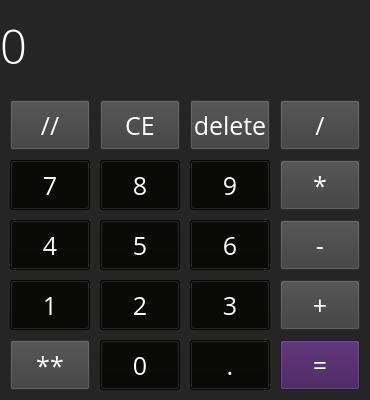
<?xml version="1.0" encoding="UTF-8"?>
<ui version="4.0">
 <class>MainWindow</class>
 <widget class="QMainWindow" name="MainWindow">
  <property name="geometry">
   <rect>
    <x>0</x>
    <y>0</y>
    <width>370</width>
    <height>400</height>
   </rect>
  </property>
  <property name="windowTitle">
   <string>Calculator</string>
  </property>
  <property name="styleSheet">
   <string notr="true">background-color: rgb(37, 37, 37);</string>
  </property>
  <widget class="QWidget" name="centralwidget">
   <widget class="QLabel" name="label_result">
    <property name="geometry">
     <rect>
      <x>0</x>
      <y>0</y>
      <width>371</width>
      <height>90</height>
     </rect>
    </property>
    <property name="font">
     <font>
      <family>Open Sans Light</family>
      <pointsize>35</pointsize>
      <weight>50</weight>
      <italic>false</italic>
      <bold>false</bold>
      <underline>false</underline>
      <strikeout>false</strikeout>
     </font>
    </property>
    <property name="styleSheet">
     <string notr="true">color: rgb(255, 255, 255);</string>
    </property>
    <property name="text">
     <string>0</string>
    </property>
    <property name="margin">
     <number>15</number>
    </property>
   </widget>
   <widget class="QPushButton" name="btn_division_without_remainder">
    <property name="geometry">
     <rect>
      <x>10</x>
      <y>100</y>
      <width>80</width>
      <height>50</height>
     </rect>
    </property>
    <property name="font">
     <font>
      <family>Open Sans</family>
      <pointsize>19</pointsize>
     </font>
    </property>
    <property name="styleSheet">
     <string notr="true">background-color: rgb(61, 61, 61);
color: rgb(255, 255, 255);</string>
    </property>
    <property name="text">
     <string>//</string>
    </property>
   </widget>
   <widget class="QPushButton" name="btn_CE">
    <property name="geometry">
     <rect>
      <x>100</x>
      <y>100</y>
      <width>80</width>
      <height>50</height>
     </rect>
    </property>
    <property name="font">
     <font>
      <family>Open Sans</family>
      <pointsize>19</pointsize>
     </font>
    </property>
    <property name="styleSheet">
     <string notr="true">background-color: rgb(61, 61, 61);
color: rgb(255, 255, 255);</string>
    </property>
    <property name="text">
     <string>CE</string>
    </property>
   </widget>
   <widget class="QPushButton" name="btn_delete">
    <property name="geometry">
     <rect>
      <x>190</x>
      <y>100</y>
      <width>80</width>
      <height>50</height>
     </rect>
    </property>
    <property name="font">
     <font>
      <family>Open Sans</family>
      <pointsize>19</pointsize>
     </font>
    </property>
    <property name="styleSheet">
     <string notr="true">background-color: rgb(61, 61, 61);
color: rgb(255, 255, 255);</string>
    </property>
    <property name="text">
     <string>delete</string>
    </property>
   </widget>
   <widget class="QPushButton" name="btn_seven">
    <property name="geometry">
     <rect>
      <x>10</x>
      <y>160</y>
      <width>80</width>
      <height>50</height>
     </rect>
    </property>
    <property name="font">
     <font>
      <family>Open Sans</family>
      <pointsize>19</pointsize>
     </font>
    </property>
    <property name="styleSheet">
     <string notr="true">background-color: rgb(7, 7, 6);
color: rgb(255, 255, 255);</string>
    </property>
    <property name="text">
     <string>7</string>
    </property>
   </widget>
   <widget class="QPushButton" name="btn_eight">
    <property name="geometry">
     <rect>
      <x>100</x>
      <y>160</y>
      <width>80</width>
      <height>50</height>
     </rect>
    </property>
    <property name="font">
     <font>
      <family>Open Sans</family>
      <pointsize>19</pointsize>
     </font>
    </property>
    <property name="styleSheet">
     <string notr="true">background-color: rgb(7, 7, 6);
color: rgb(255, 255, 255);</string>
    </property>
    <property name="text">
     <string>8</string>
    </property>
   </widget>
   <widget class="QPushButton" name="btn_nine">
    <property name="geometry">
     <rect>
      <x>190</x>
      <y>160</y>
      <width>80</width>
      <height>50</height>
     </rect>
    </property>
    <property name="font">
     <font>
      <family>Open Sans</family>
      <pointsize>19</pointsize>
     </font>
    </property>
    <property name="styleSheet">
     <string notr="true">background-color: rgb(7, 7, 6);
color: rgb(255, 255, 255);</string>
    </property>
    <property name="text">
     <string>9</string>
    </property>
   </widget>
   <widget class="QPushButton" name="btn_four">
    <property name="geometry">
     <rect>
      <x>10</x>
      <y>220</y>
      <width>80</width>
      <height>50</height>
     </rect>
    </property>
    <property name="font">
     <font>
      <family>Open Sans</family>
      <pointsize>19</pointsize>
     </font>
    </property>
    <property name="styleSheet">
     <string notr="true">background-color: rgb(7, 7, 6);
color: rgb(255, 255, 255);</string>
    </property>
    <property name="text">
     <string>4</string>
    </property>
   </widget>
   <widget class="QPushButton" name="btn_five">
    <property name="geometry">
     <rect>
      <x>100</x>
      <y>220</y>
      <width>80</width>
      <height>50</height>
     </rect>
    </property>
    <property name="font">
     <font>
      <family>Open Sans</family>
      <pointsize>19</pointsize>
     </font>
    </property>
    <property name="styleSheet">
     <string notr="true">background-color: rgb(7, 7, 6);
color: rgb(255, 255, 255);</string>
    </property>
    <property name="text">
     <string>5</string>
    </property>
   </widget>
   <widget class="QPushButton" name="btn_six">
    <property name="geometry">
     <rect>
      <x>190</x>
      <y>220</y>
      <width>80</width>
      <height>50</height>
     </rect>
    </property>
    <property name="font">
     <font>
      <family>Open Sans</family>
      <pointsize>19</pointsize>
     </font>
    </property>
    <property name="styleSheet">
     <string notr="true">background-color: rgb(7, 7, 6);
color: rgb(255, 255, 255);</string>
    </property>
    <property name="text">
     <string>6</string>
    </property>
   </widget>
   <widget class="QPushButton" name="btn_one">
    <property name="geometry">
     <rect>
      <x>10</x>
      <y>280</y>
      <width>80</width>
      <height>50</height>
     </rect>
    </property>
    <property name="font">
     <font>
      <family>Open Sans</family>
      <pointsize>19</pointsize>
     </font>
    </property>
    <property name="styleSheet">
     <string notr="true">background-color: rgb(7, 7, 6);
color: rgb(255, 255, 255);</string>
    </property>
    <property name="text">
     <string>1</string>
    </property>
   </widget>
   <widget class="QPushButton" name="btn_two">
    <property name="geometry">
     <rect>
      <x>100</x>
      <y>280</y>
      <width>80</width>
      <height>50</height>
     </rect>
    </property>
    <property name="font">
     <font>
      <family>Open Sans</family>
      <pointsize>19</pointsize>
     </font>
    </property>
    <property name="styleSheet">
     <string notr="true">background-color: rgb(7, 7, 6);
color: rgb(255, 255, 255);</string>
    </property>
    <property name="text">
     <string>2</string>
    </property>
   </widget>
   <widget class="QPushButton" name="btn_three">
    <property name="geometry">
     <rect>
      <x>190</x>
      <y>280</y>
      <width>80</width>
      <height>50</height>
     </rect>
    </property>
    <property name="font">
     <font>
      <family>Open Sans</family>
      <pointsize>19</pointsize>
     </font>
    </property>
    <property name="styleSheet">
     <string notr="true">background-color: rgb(7, 7, 6);
color: rgb(255, 255, 255);</string>
    </property>
    <property name="text">
     <string>3</string>
    </property>
   </widget>
   <widget class="QPushButton" name="btn_exponentiation">
    <property name="geometry">
     <rect>
      <x>10</x>
      <y>340</y>
      <width>80</width>
      <height>50</height>
     </rect>
    </property>
    <property name="font">
     <font>
      <family>Open Sans</family>
      <pointsize>19</pointsize>
     </font>
    </property>
    <property name="styleSheet">
     <string notr="true">background-color: rgb(61, 61, 61);
color: rgb(255, 255, 255);</string>
    </property>
    <property name="text">
     <string>**</string>
    </property>
   </widget>
   <widget class="QPushButton" name="btn_zero">
    <property name="geometry">
     <rect>
      <x>100</x>
      <y>340</y>
      <width>80</width>
      <height>50</height>
     </rect>
    </property>
    <property name="font">
     <font>
      <family>Open Sans</family>
      <pointsize>19</pointsize>
     </font>
    </property>
    <property name="styleSheet">
     <string notr="true">background-color: rgb(7, 7, 6);
color: rgb(255, 255, 255);</string>
    </property>
    <property name="text">
     <string>0</string>
    </property>
   </widget>
   <widget class="QPushButton" name="btn_dot">
    <property name="geometry">
     <rect>
      <x>190</x>
      <y>340</y>
      <width>80</width>
      <height>50</height>
     </rect>
    </property>
    <property name="font">
     <font>
      <family>Open Sans</family>
      <pointsize>19</pointsize>
     </font>
    </property>
    <property name="styleSheet">
     <string notr="true">background-color: rgb(7, 7, 6);
color: rgb(255, 255, 255);</string>
    </property>
    <property name="text">
     <string>.</string>
    </property>
   </widget>
   <widget class="QPushButton" name="btn_equal">
    <property name="geometry">
     <rect>
      <x>280</x>
      <y>340</y>
      <width>80</width>
      <height>50</height>
     </rect>
    </property>
    <property name="font">
     <font>
      <family>Open Sans</family>
      <pointsize>19</pointsize>
     </font>
    </property>
    <property name="styleSheet">
     <string notr="true">background-color: rgb(62, 22, 86);
color: rgb(255, 255, 255);</string>
    </property>
    <property name="text">
     <string>=</string>
    </property>
   </widget>
   <widget class="QPushButton" name="btn_addition">
    <property name="geometry">
     <rect>
      <x>280</x>
      <y>280</y>
      <width>80</width>
      <height>50</height>
     </rect>
    </property>
    <property name="font">
     <font>
      <family>Open Sans</family>
      <pointsize>19</pointsize>
     </font>
    </property>
    <property name="styleSheet">
     <string notr="true">background-color: rgb(61, 61, 61);
color: rgb(255, 255, 255);</string>
    </property>
    <property name="text">
     <string>+</string>
    </property>
   </widget>
   <widget class="QPushButton" name="btn_subtraction">
    <property name="geometry">
     <rect>
      <x>280</x>
      <y>220</y>
      <width>80</width>
      <height>50</height>
     </rect>
    </property>
    <property name="font">
     <font>
      <family>Open Sans</family>
      <pointsize>19</pointsize>
     </font>
    </property>
    <property name="styleSheet">
     <string notr="true">background-color: rgb(61, 61, 61);
color: rgb(255, 255, 255);</string>
    </property>
    <property name="text">
     <string>-</string>
    </property>
   </widget>
   <widget class="QPushButton" name="btn_multiply">
    <property name="geometry">
     <rect>
      <x>280</x>
      <y>160</y>
      <width>80</width>
      <height>50</height>
     </rect>
    </property>
    <property name="font">
     <font>
      <family>Open Sans</family>
      <pointsize>19</pointsize>
     </font>
    </property>
    <property name="styleSheet">
     <string notr="true">background-color: rgb(61, 61, 61);
color: rgb(255, 255, 255);</string>
    </property>
    <property name="text">
     <string>*</string>
    </property>
   </widget>
   <widget class="QPushButton" name="btn_divide">
    <property name="geometry">
     <rect>
      <x>280</x>
      <y>100</y>
      <width>80</width>
      <height>50</height>
     </rect>
    </property>
    <property name="font">
     <font>
      <family>Open Sans</family>
      <pointsize>19</pointsize>
     </font>
    </property>
    <property name="styleSheet">
     <string notr="true">background-color: rgb(61, 61, 61);
color: rgb(255, 255, 255);</string>
    </property>
    <property name="text">
     <string>/</string>
    </property>
   </widget>
  </widget>
 </widget>
 <resources/>
 <connections/>
</ui>
